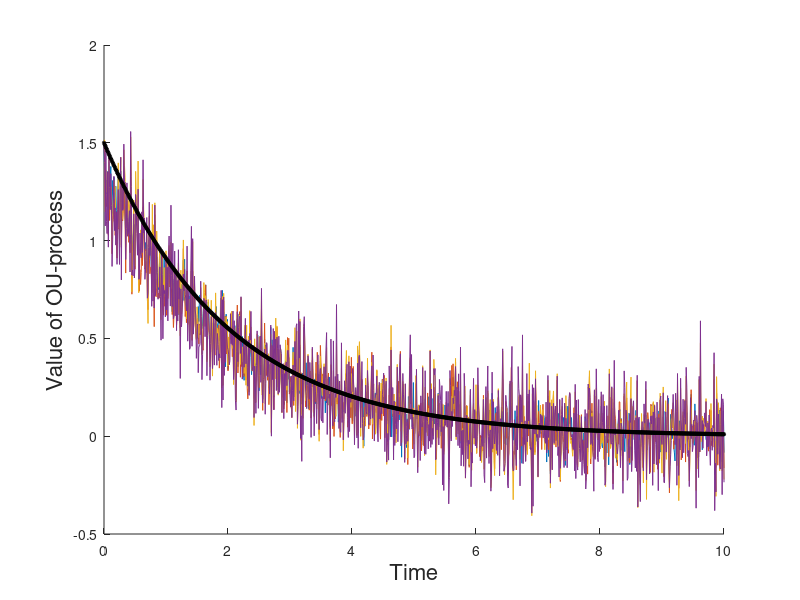

MATLAB code for this plot:
%% Implementing the Euler-Maruyama method to simulate the Ornstein-Uhlenbeck process
% Martin Leino
% April 2023

%% Set the parameters of the SDE and the intial data
clear
close all
alpha = 0.5;
beta = 0.8;
X0 = 1.5;

%% Define the time interval and create a discretization
t_start = 0;
t_end = 10;
n_intervals = 1000;
dt = (t_end - t_start)/n_intervals;
t_span = t_start:dt:t_end;

%% Generate Wiener processes with mean 0 and variance dt:
n_paths = 4;
n_t_points = numel(t_span);
W = randn(n_paths, n_t_points)*sqrt(dt); % scale standard normal distribution by standard deviation
% sqrt(dt)
W = cumsum(W); % get positions as cumulative sums of increments

%% Simulate sample paths
XX = zeros(n_paths, n_t_points); % pre-allocate matrix for storing iterates of sample paths 
XX(:,1) = X0*ones(n_paths,1); % set initial data
for i = 1:n_paths
    for n = 1:n_t_points-1
        dW = W(i, n+1) - W(i, n); % increment of Wiener process
        XX(i,n+1) = XX(i,n) - alpha*XX(i,n)*dt + beta*dW;
    end
end

%% Expectation of analytical solution
X_mean = X0*exp(-alpha*t_span);

%% Plot sample paths and expectation of analytical solution
hold on
plot(t_span, XX(1,:), t_span, XX(2,:), t_span, XX(3,:), t_span, XX(4,:))
plot(t_span, X_mean, 'k*', 'MarkerSize', 3)
xlabel('Time', 'FontSize', 16)
ylabel('Value of OU-process', 'FontSize', 16)
